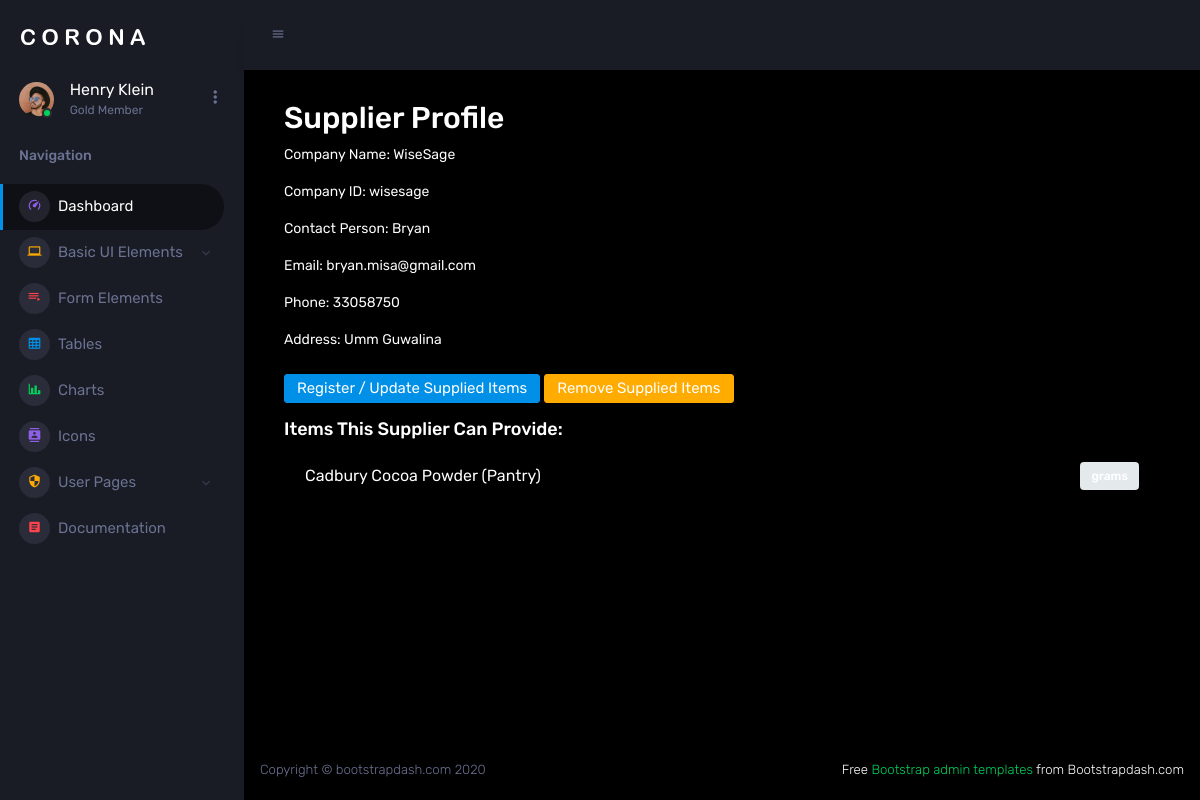
The page /supplier/profile/1/ on the database its author committed.
### supply/models.py (models this page shows, shortened)
class SupplierProfile(models.Model):
    user = models.OneToOneField(
        CustomUser,
        on_delete=models.SET_NULL,
        null=True,
        limit_choices_to={'user_type': 'supplier'}
    )
    company_name = models.CharField(max_length=255)
    contact_person = models.CharField(max_length=255, blank=True, null=True)
    email = models.EmailField(blank=True, null=True)
    phone = models.CharField(max_length=50, blank=True, null=True)
    address = models.TextField(blank=True, null=True)
    approved = models.BooleanField(default=False)
    supply_items = models.ManyToManyField('SupplyItem', blank=True, related_name='suppliers')

class CustomUser(AbstractUser):
    USER_TYPE_CHOICES = [
        ('admin', 'Admin'),
        ('supplier', 'Supplier'),
        ('supply_manager', 'Supply Manager'),
    ]
    user_type = models.CharField(max_length=20, choices=USER_TYPE_CHOICES, default='admin')
    groups = models.ManyToManyField(
        Group,
        related_name='customuser_set',
        blank=True,
        help_text='The groups this user belongs to.',
        verbose_name='groups'
    )
    user_permissions = models.ManyToManyField(
        Permission,
        related_name='customuser_set',
        blank=True,
        help_text='Specific permissions for this user.',
        verbose_name='user permissions'
    )

class SupplyItem(models.Model):
    STATUS_CHOICES = [
        ('active', 'Active'),
        ('inactive', 'Inactive'),
        ('discontinued', 'Discontinued'),
    ]
    item_id = models.CharField(max_length=100, unique=True)  # SKU or barcode
    name = models.CharField(max_length=255)
    quantity = models.PositiveIntegerField(default=0)
    description = models.TextField(blank=True, null=True)
    category = models.CharField(max_length=100)
    unit_of_measure = models.CharField(max_length=50)
    reorder_level = models.PositiveIntegerField(default=10)
    unit_cost = models.DecimalField(max_digits=10, decimal_places=2)
    status = models.CharField(max_length=20, choices=STATUS_CHOICES, default='active')
    supply_image = models.ImageField(upload_to='supply_images/', blank=True, null=True)
    lead_time_days = models.PositiveIntegerField(default=7)
    expiration_date = models.DateField(blank=True, null=True)
    date_added = models.DateTimeField(auto_now_add=True)
    last_updated = models.DateTimeField(auto_now=True)
    created_at = models.DateTimeField(auto_now_add=True)
    updated_at = models.DateTimeField(auto_now=True)
    class Meta:
        ordering = ['name']
        verbose_name = 'Supply Item'
        verbose_name_plural = 'Supply Items'

### supply/views.py (the view)
# urls.py: path('supplier/profile/<pk>/', SupplierProfileDetailView.as_view(), name='supplier_profile_detail'),
class SupplierProfileDetailView(DetailView):
    model = SupplierProfile
    template_name = 'supplier/supplier_profile_detail.html'
    context_object_name = 'supplier'
    def get_context_data(self, **kwargs):
        context = super().get_context_data(**kwargs)
        supplier = self.object
        context['supply_items'] = supplier.supply_items.all()
        return context

### assets/templates/supplier/supplier_profile_detail.html
{% extends "base/base.html" %}
{% block content %}
<div class="container">
    <h2>Supplier Profile</h2>
    <p>Company Name: {{ supplier.company_name }}</p>
    <p>Company ID: {{ supplier.user.username }}</p>
    <p>Contact Person: {{ supplier.contact_person }}</p>
    <p>Email: {{ supplier.email }}</p>
    <p>Phone: {{ supplier.phone }}</p>
    <p>Address: {{ supplier.address }}</p>
    <div class="mt-4 mb-3">
        <a href="{% url 'supplier_choose_items' %}" class="btn btn-primary">
            Register / Update Supplied Items
        </a>
        <a href="{% url 'supplier_remove_items' %}" class="btn btn-warning">
            Remove Supplied Items
        </a>
    </div>
<h4>Items This Supplier Can Provide:</h4>
{% if supply_items %}
    <ul class="list-group">
        {% for item in supply_items %}
            <li class="list-group-item d-flex justify-content-between align-items-center">
                <span>{{ item.name }} ({{ item.category }})</span>
                <span class="badge bg-secondary">{{ item.unit_of_measure }}</span>
            </li>
        {% endfor %}
    </ul>
{% else %}
    <p class="text-muted">No supply items have been registered yet.</p>
{% endif %}
</div>
{% endblock %}

### rows shown on the page
SupplierProfile: company_name "WiseSage", user.username "wisesage", contact_person "Bryan", email "bryan.misa@gmail.com", phone "33058750", address "Umm Guwalina"
SupplyItem: name "Cadbury Cocoa Powder", category "Pantry", unit_of_measure "grams"
